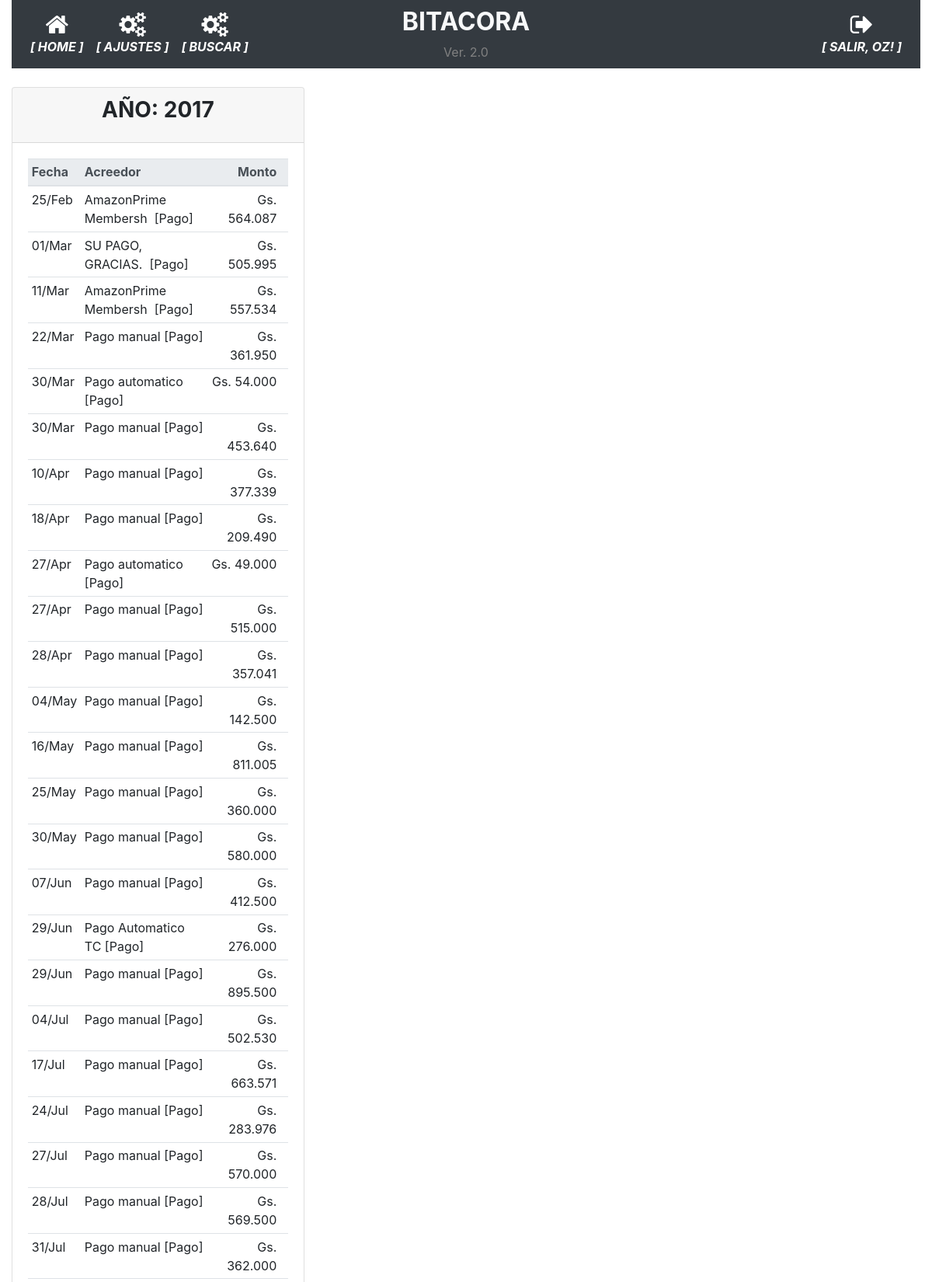
Screenshot of /operaciones_tipo/10/2017 (signed in, upper part) with the database file from the repository.
### app/models.py (models this page shows, shortened)
class User(UserMixin, db.Model):
    id = db.Column(db.Integer, primary_key=True)
    username = db.Column(db.String(64), index=True, unique=True)
    email = db.Column(db.String(120), index=True, unique=True)
    password_hash = db.Column(db.String(128))
    perfil = db.Column(db.String(128))

class Movimientos(db.Model):
    __tablename__='movimientos'
    id = db.Column(db.Integer, primary_key=True)
    date = db.Column(db.Date, nullable=False)
    fecha_operacion = db.Column(db.Date, nullable=False)
    descripcion = db.Column(db.String(100), nullable=False)
    monto_operacion = db.Column(db.Integer)
    id_tipo_movimiento = db.Column(db.Integer, db.ForeignKey('tipos_movimiento.id'), nullable=True)
    tipo_movimiento = db.relationship('TiposMovimiento',backref='tipo_movimiento', foreign_keys=[id_tipo_movimiento])
    id_tarjeta = db.Column(db.Integer, db.ForeignKey('tarjetas.id'), nullable=True)
    tarjeta = db.relationship('Tarjetas', backref='tarjetas', foreign_keys=[id_tarjeta])

class TiposMovimiento(db.Model):
    __tablename__='tipos_movimiento'
    id = db.Column(db.Integer, primary_key=True)
    tipo = db.Column(db.String(100), nullable=False)

### app/routes.py (the view)
@app.route('/operaciones_tipo/<string:deudor>/<string:fecha>', methods=['GET', 'POST'])
@login_required
def operaciones_tipo(deudor, fecha):
    form = FormularioMovimientos()
    operaciones = db.session.query(Movimientos).filter(Movimientos.id_tipo_movimiento==deudor).filter(Movimientos.id_tipo_movimiento==TiposMovimiento.id).filter(func.strftime("%Y", Movimientos.fecha_operacion)==fecha).order_by(Movimientos.id_tipo_movimiento).all()
    return render_template('historico_operaciones_tipo.html', form=form, fecha=fecha, operaciones=operaciones)

### app/models.py (called while the page is built)
@login.user_loader
def load_user(id):
    return User.query.get(int(id))

### app/templates/historico_operaciones_tipo.html (shortened to what this page needs)
{% extends "base.html" %}
{% block main %}
<div class="card-columns">
    <div class="card card-responsive">
        <div class="card-header">
            <h3 class="card-title text-center"><strong>AÑO: {{ fecha }}</strong></h3>
        </div>
        <div class="card-body">
            <table class="table table-sm">
                <thead class="thead-light">
                    <th>Fecha</th>
                    <th>Acreedor</th>
                    <th class="card-text text-right">Monto</th>
                    <th></th>
                </thead>
                <tbody>
                    {% for operacion in operaciones %}
                    <tr>
                        <td class="card-text text-left">{{operacion.fecha_operacion.strftime('%d/%b')}}</td>
                        <td class="card-text text-left">{{operacion.descripcion}} [{{operacion.tipo_movimiento.tipo}}]</td>
                        <td class="card-text text-right">{{ "Gs. {:,.0f}".format(operacion.monto_operacion).replace(",", ".") }}</td>
                        <td></td>
                    </tr>
                    {% endfor %}
                </tbody>
            </table>
        </div>
    </div>
</div>
{% endblock %}

### app/templates/base.html (shortened to what this page needs)
<!doctype html>
<html lang="en">
  <head>
    <link rel="stylesheet" href="https://stackpath.bootstrapcdn.com/bootstrap/4.5.0/css/bootstrap.min.css">
    <link rel="stylesheet" href="https://maxcdn.bootstrapcdn.com/font-awesome/4.4.0/css/font-awesome.min.css">
  </head>
  <body>
    <div class="container-fluid">
      <nav class="navbar navbar-expand-md navbar-dark bg-dark">
        <div class="navbar-collapse collapse w-100 order-1 order-md-0 dual-collapse2">
            <ul class="navbar-nav mr-auto text-center">
              <li class="nav-item active">
                <a href="{{ url_for('index') }}" class="nav-link d-flex flex-column">
                <i class="fa fa-home fa-2x"></i>
                <span class="d-none d-sm-inline"><i><strong>[ HOME ]</strong></i></span></a>
              </li>
              <li class="nav-item active">
                <a href="{{ url_for('parametrico') }}" class="nav-link d-flex flex-column">
                <i class="fa fa-cogs fa-2x"></i>
                <span class="d-none d-sm-inline"><i><strong>[ AJUSTES ]</strong></i></span></a>
              </li>
              <li class="nav-item active">
                <a href="{{ url_for('busqueda') }}" class="nav-link d-flex flex-column">
                <i class="fa fa-cogs fa-2x"></i>
                <span class="d-none d-sm-inline"><i><strong>[ BUSCAR ]</strong></i></span></a>
              </li>
            </ul>
        </div>
        <div class="mx-auto order-0 text-center">
            <h2 class="mx-auto text-light"><strong>BITACORA</strong></h2>
            <span style="color: grey">Ver. 2.0</span>
        </div>
        <div class="navbar-collapse collapse w-100 order-3 dual-collapse2">
            <ul class="navbar-nav ml-auto text-center">
              <li class="nav-item active">
                {% if current_user.is_anonymous %}
                  <a href="{{ url_for('logout') }}" class="nav-link d-flex flex-column">
                  <i class="fa fa-sign-in fa-2x"></i>
                  <span class="d-none d-sm-inline"><i><strong>[ ACCEDER ]</strong></i></span></a>
                {% else %}
                  <a href="{{ url_for('logout') }}" class="nav-link d-flex flex-column">
                  <i class="fa fa-sign-out fa-2x"></i>
                  <span class="d-none d-sm-inline"><i><strong>[ SALIR, {{ current_user.username | upper }}! ]</strong></i></span></a>
                {% endif %}
              </li>
            </ul>
        </div>
    </nav>
    <br>
      <div>
        {% block main %}{% endblock %}
      </div>
    </div>
  </body>
</html>

### rows the page displays
User: username "OZ"
Movimientos: fecha_operacion "25/Feb", descripcion "AmazonPrime Membersh", tipo_movimiento.tipo "Pago", monto_operacion "Gs. 564.087"
Movimientos: fecha_operacion "01/Mar", descripcion "SU PAGO, GRACIAS.", tipo_movimiento.tipo "Pago", monto_operacion "Gs. 505.995"
Movimientos: fecha_operacion "11/Mar", descripcion "AmazonPrime Membersh", tipo_movimiento.tipo "Pago", monto_operacion "Gs. 557.534"
Movimientos: fecha_operacion "22/Mar", descripcion "Pago manual", tipo_movimiento.tipo "Pago", monto_operacion "Gs. 361.950"
Movimientos: fecha_operacion "30/Mar", descripcion "Pago automatico", tipo_movimiento.tipo "Pago", monto_operacion "Gs. 54.000"
Movimientos: fecha_operacion "30/Mar", descripcion "Pago manual", tipo_movimiento.tipo "Pago", monto_operacion "Gs. 453.640"
Movimientos: fecha_operacion "10/Apr", descripcion "Pago manual", tipo_movimiento.tipo "Pago", monto_operacion "Gs. 377.339"
Movimientos: fecha_operacion "18/Apr", descripcion "Pago manual", tipo_movimiento.tipo "Pago", monto_operacion "Gs. 209.490"
Movimientos: fecha_operacion "27/Apr", descripcion "Pago automatico", tipo_movimiento.tipo "Pago", monto_operacion "Gs. 49.000"
Movimientos: fecha_operacion "27/Apr", descripcion "Pago manual", tipo_movimiento.tipo "Pago", monto_operacion "Gs. 515.000"
Movimientos: fecha_operacion "28/Apr", descripcion "Pago manual", tipo_movimiento.tipo "Pago", monto_operacion "Gs. 357.041"
Movimientos: fecha_operacion "04/May", descripcion "Pago manual", tipo_movimiento.tipo "Pago", monto_operacion "Gs. 142.500"
Movimientos: fecha_operacion "16/May", descripcion "Pago manual", tipo_movimiento.tipo "Pago", monto_operacion "Gs. 811.005"
Movimientos: fecha_operacion "25/May", descripcion "Pago manual", tipo_movimiento.tipo "Pago", monto_operacion "Gs. 360.000"
Movimientos: fecha_operacion "30/May", descripcion "Pago manual", tipo_movimiento.tipo "Pago", monto_operacion "Gs. 580.000"
Movimientos: fecha_operacion "07/Jun", descripcion "Pago manual", tipo_movimiento.tipo "Pago", monto_operacion "Gs. 412.500"
Movimientos: fecha_operacion "29/Jun", descripcion "Pago Automatico TC", tipo_movimiento.tipo "Pago", monto_operacion "Gs. 276.000"
Movimientos: fecha_operacion "29/Jun", descripcion "Pago manual", tipo_movimiento.tipo "Pago", monto_operacion "Gs. 895.500"
Movimientos: fecha_operacion "04/Jul", descripcion "Pago manual", tipo_movimiento.tipo "Pago", monto_operacion "Gs. 502.530"
Movimientos: fecha_operacion "17/Jul", descripcion "Pago manual", tipo_movimiento.tipo "Pago", monto_operacion "Gs. 663.571"
Movimientos: fecha_operacion "24/Jul", descripcion "Pago manual", tipo_movimiento.tipo "Pago", monto_operacion "Gs. 283.976"
Movimientos: fecha_operacion "27/Jul", descripcion "Pago manual", tipo_movimiento.tipo "Pago", monto_operacion "Gs. 570.000"
Movimientos: fecha_operacion "28/Jul", descripcion "Pago manual", tipo_movimiento.tipo "Pago", monto_operacion "Gs. 569.500"
Movimientos: fecha_operacion "31/Jul", descripcion "Pago manual", tipo_movimiento.tipo "Pago", monto_operacion "Gs. 362.000"

### other values shown
{{ fecha }} "2017"
